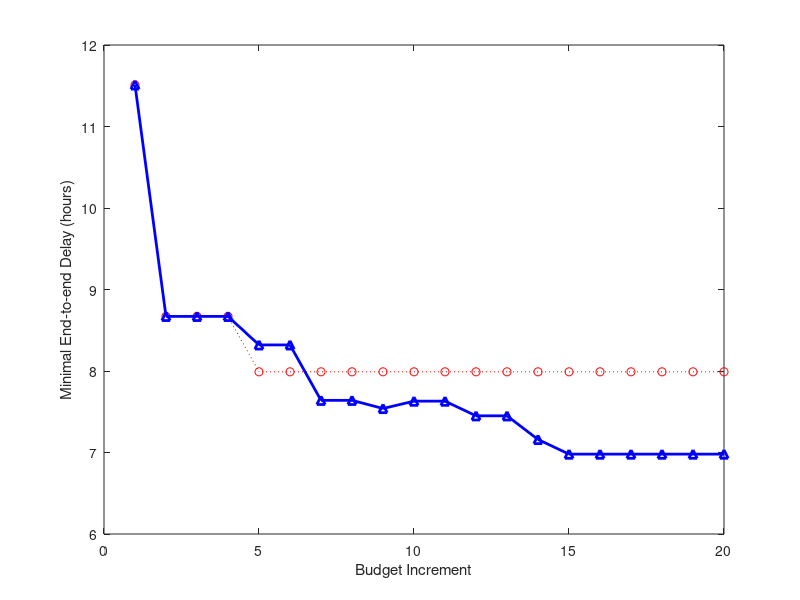

This figure's MATLAB source:
x = [1:20];
y1 = load('workflow_10_15_6_GAIN_output.txt');
y2 = load('workflow_10_15_6_CG_output.txt');
plot(x, y1, ':or', x, y2, '-^b', 'LineWidth', 2.0);

xlabel('Budget Increment');
ylabel('Minimal End-to-end Delay (hours)');